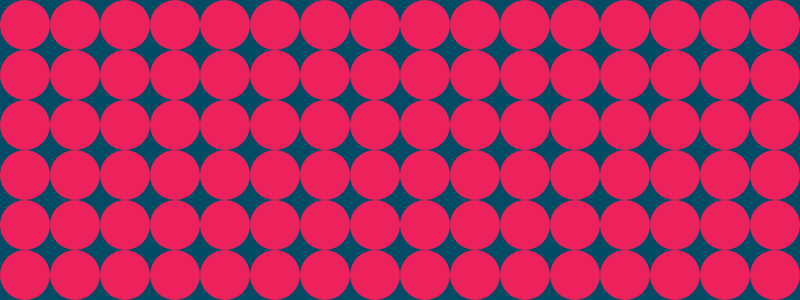
Frame 1 (no input)
Frame 60 (no input): identical to frame 1, image omitted
Frame 120 (the mouse pressed at the canvas centre since frame 60): identical to frame 1, image omitted

The p5.js sketch that drew this single still picture (run headless with seeded random() and noise() and a simulated clock; from frame 60 on, the mouse is pressed at the canvas centre):

// p5.js sketch
// ── sketch.js
setup = () => {
  createCanvas(800, 300)
}

draw = () => {
  background(1, 75, 100)
  fill(237, 34, 93)
  noStroke()
  let dia = 50
  for (let i = 0; i < width / dia; i = i + 1) {
    for (let j = 0; j < height / dia; j = j + 1) {
      ellipse(dia / 2 + i * dia, dia / 2 + j * dia, dia, dia)
    }
  }
}
